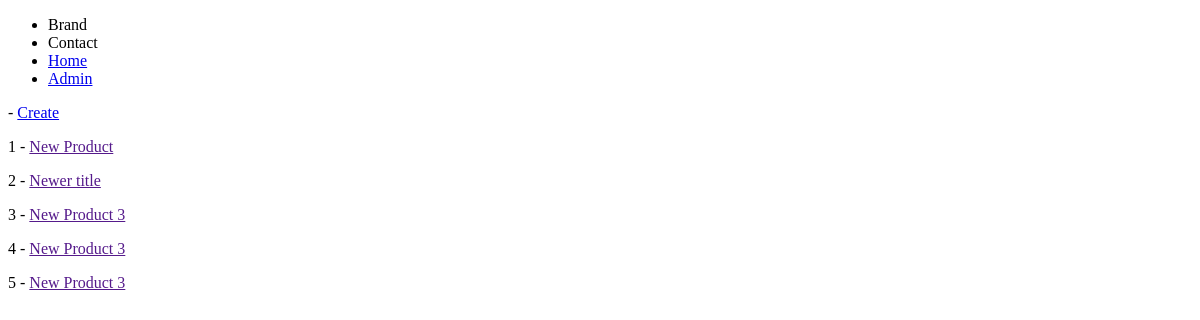
Before: /products/ with the older database file.
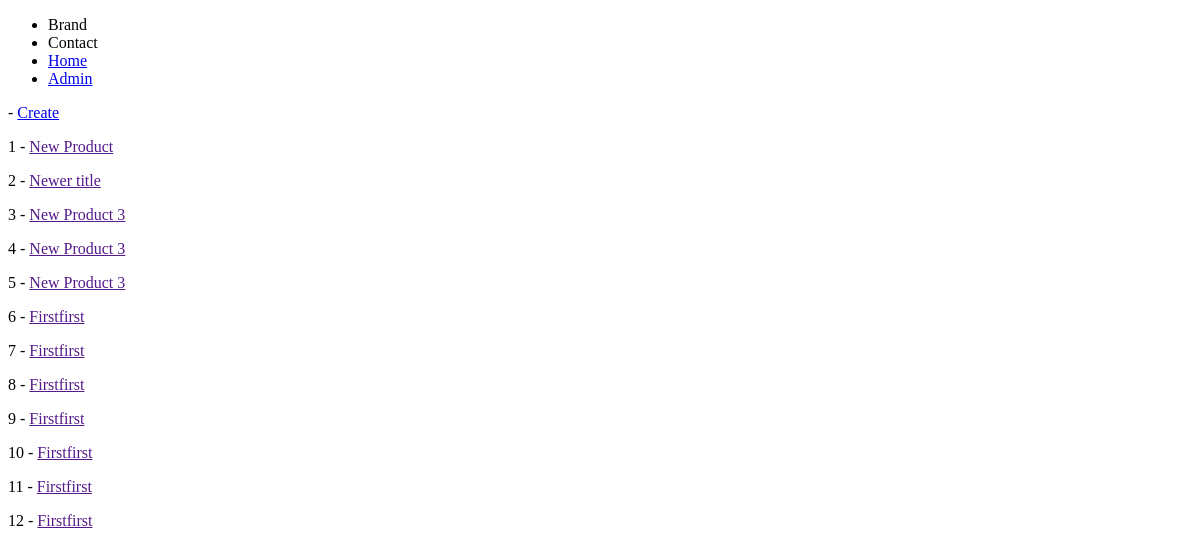
After: the same page with the newer database file.
### products/models.py (models this page shows)
class Product(models.Model):
	title 		= models.CharField(max_length=120)
	description = models.TextField(blank=True, null=True) # If we dont want a description
	price 		= models.DecimalField(decimal_places=2, max_digits=10000) # 2 because it is a currency unit
	summary     = models.TextField(blank=False, null=False)
	featured    = models.BooleanField(default=False)

### products/views.py (the view)
# urls.py: path('', product_list_view, name='product-list')
def product_list_view(request):
	queryset = Product.objects.all() # list of objects
	context = { "object_list": queryset }
	return render(request, "products/product_detail_dynamic_url_linking.html", context)

### products/templates/products/product_detail_dynamic_url_linking.html
{% extends 'base.html' %}
{% block content %}
<p> - <a href='/products/create'> Create </a> </p>
{% for instance in object_list %}
	<p>{{ instance.id }} - <a href='{{ instance.get_absolute_url }}'>
	{{ instance.title }} </a> </p>
{% endfor %}
{% endblock %}

### templates/base.html (shortened to what this page needs)
<!DOCTYPE html>
<html>
<head>
</head>
<body>
	{% include 'navbar.html' %}
	{% block content %}{% endblock %}
</body>
</html>

### templates/navbar.html
<nav>
	<ul>
		<li>Brand</li>
		<li>Contact</li>
		<li> <a href="/"> Home </a> </li>
		<li> <a href="/admin"> Admin </a> </li>
	</ul>
</nav>

Changed rows visible on the page:
added Product: id "6", title "Firstfirst"
added Product: id "7", title "Firstfirst"
added Product: id "8", title "Firstfirst"
added Product: id "9", title "Firstfirst"
added Product: id "10", title "Firstfirst"
added Product: id "11", title "Firstfirst"
added Product: id "12", title "Firstfirst"
